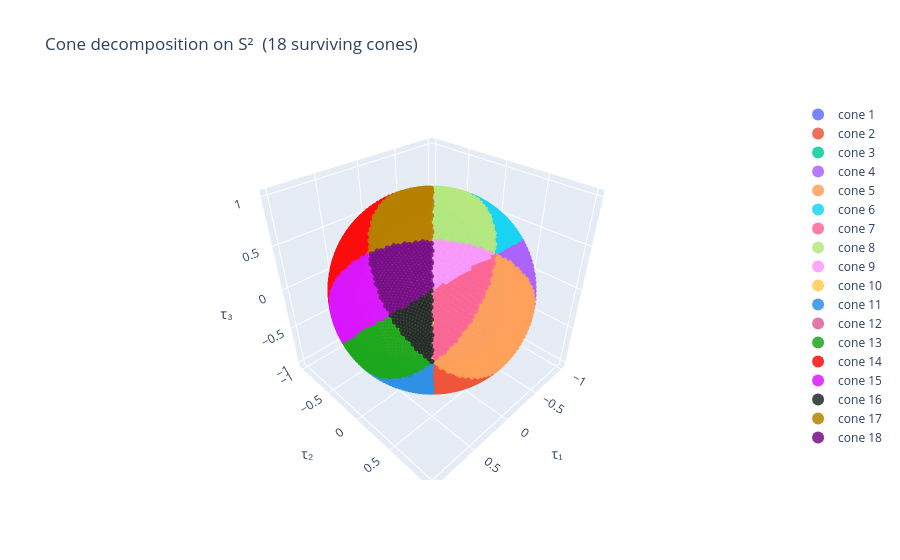
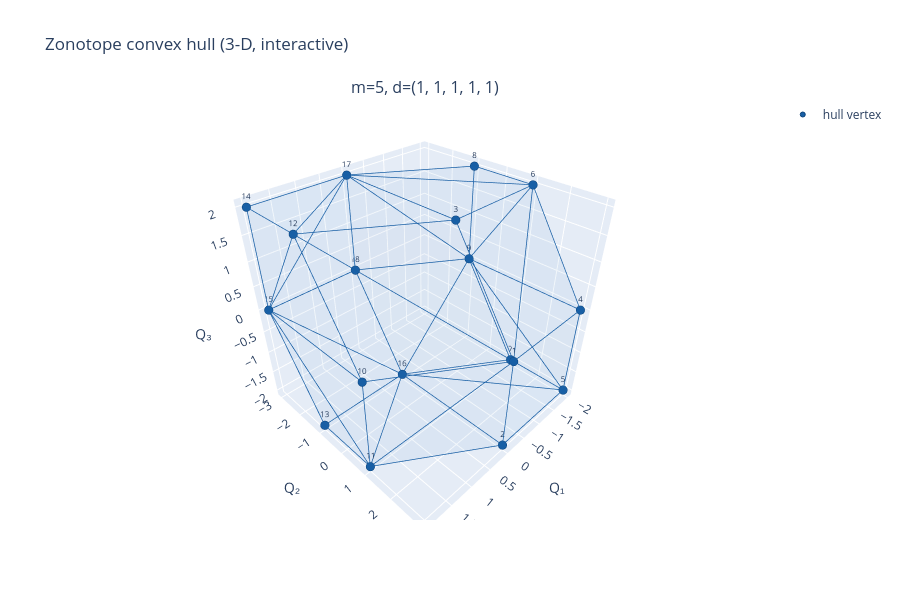
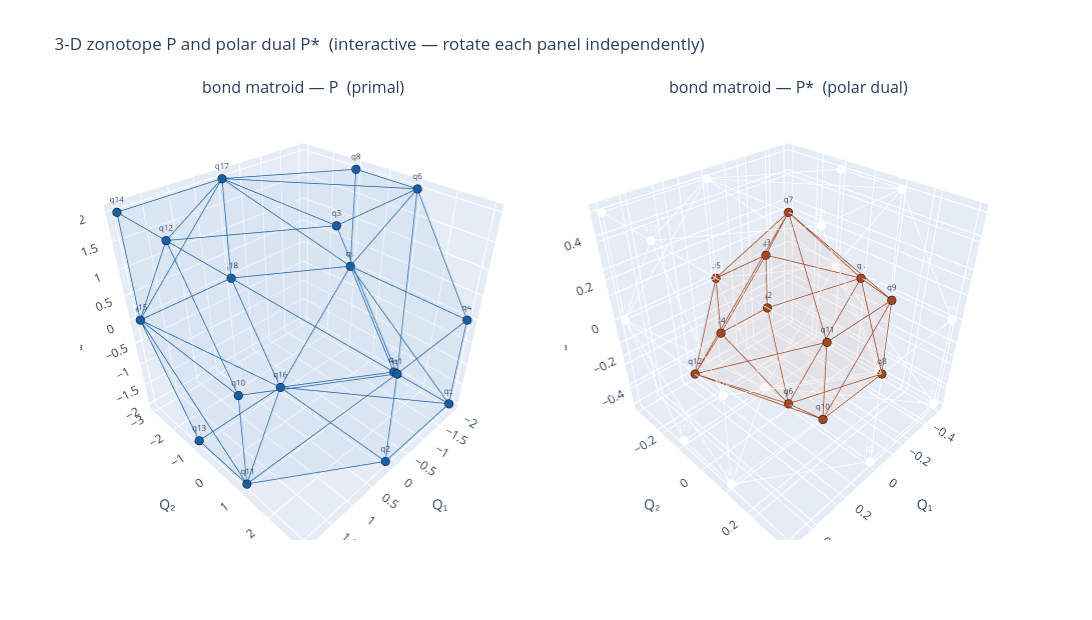

The notebook cell these images were saved under, in order:
### Code cell
# ---------------------------------------------------------------------------
# Same bond matroid, Plotly (rotatable/zoomable) rendering.
# ---------------------------------------------------------------------------
import numpy as np
from pipeline import run_pipeline

A_bond_raw = np.array([
    [ 1,  1,  0],
    [-1,  0,  0],
    [ 0,  1,  0],
    [ 0,  1,  1],
    [ 0,  0, -1],
], dtype=float)

result, figs = run_pipeline(A_bond_raw, basis=[1, 2, 4], interactive=True,
                             titles=['bond matroid'])

### Figure 1 — Plotly figure (JSON) as saved in the notebook; plotly's stock layout.template omitted (floating-point values rounded to 4 significant figures; data arrays with more than 128 entries replaced by an {"elided": "..."} marker saying what was removed)
{"data": [{"hovertemplate": "τ = (%{x:.3f}, %{y:.3f}, %{z:.3f})<extra>cone %{fullData.name}</extra>", "marker": {"color": "#636EFA", "opacity": 0.85, "size": 3}, "mode": "markers", "name": "cone 1", "type": "scatter3d", "x": {"elided": "332 float values"}, "y": {"elided": "332 float values"}, "z": {"elided": "332 float values"}}, {"hovertemplate": "τ = (%{x:.3f}, %{y:.3f}, %{z:.3f})<extra>cone %{fullData.name}</extra>", "marker": {"color": "#EF553B", "opacity": 0.85, "size": 3}, "mode": "markers", "name": "cone 2", "type": "scatter3d", "x": {"elided": "500 float values"}, "y": {"elided": "500 float values"}, "z": {"elided": "500 float values"}}, {"hovertemplate": "τ = (%{x:.3f}, %{y:.3f}, %{z:.3f})<extra>cone %{fullData.name}</extra>", "marker": {"color": "#00CC96", "opacity": 0.85, "size": 3}, "mode": "markers", "name": "cone 3", "type": "scatter3d", "x": {"elided": "168 float values"}, "y": {"elided": "168 float values"}, "z": {"elided": "168 float values"}}, {"hovertemplate": "τ = (%{x:.3f}, %{y:.3f}, %{z:.3f})<extra>cone %{fullData.name}</extra>", "marker": {"color": "#AB63FA", "opacity": 0.85, "size": 3}, "mode": "markers", "name": "cone 4", "type": "scatter3d", "x": {"elided": "498 float values"}, "y": {"elided": "498 float values"}, "z": {"elided": "498 float values"}}, {"hovertemplate": "τ = (%{x:.3f}, %{y:.3f}, %{z:.3f})<extra>cone %{fullData.name}</extra>", "marker": {"color": "#FFA15A", "opacity": 0.85, "size": 3}, "mode": "markers", "name": "cone 5", "type": "scatter3d", "x": {"elided": "999 float values"}, "y": {"elided": "999 float values"}, "z": {"elided": "999 float values"}}, {"hovertemplate": "τ = (%{x:.3f}, %{y:.3f}, %{z:.3f})<extra>cone %{fullData.name}</extra>", "marker": {"color": "#19D3F3", "opacity": 0.85, "size": 3}, "mode": "markers", "name": "cone 6", "type": "scatter3d", "x": {"elided": "501 float values"}, "y": {"elided": "501 float values"}, "z": {"elided": "501 float values"}}, {"hovertemplate": "τ = (%{x:.3f}, %{y:.3f}, %{z:.3f})<extra>cone %{fullData.name}</extra>", "marker": {"color": "#FF6692", "opacity": 0.85, "size": 3}, "mode": "markers", "name": "cone 7", "type": "scatter3d", "x": {"elided": "332 float values"}, "y": {"elided": "332 float values"}, "z": {"elided": "332 float values"}}, {"hovertemplate": "τ = (%{x:.3f}, %{y:.3f}, %{z:.3f})<extra>cone %{fullData.name}</extra>", "marker": {"color": "#B6E880", "opacity": 0.85, "size": 3}, "mode": "markers", "name": "cone 8", "type": "scatter3d", "x": {"elided": "501 float values"}, "y": {"elided": "501 float values"}, "z": {"elided": "501 float values"}}, {"hovertemplate": "τ = (%{x:.3f}, %{y:.3f}, %{z:.3f})<extra>cone %{fullData.name}</extra>", "marker": {"color": "#FF97FF", "opacity": 0.85, "size": 3}, "mode": "markers", "name": "cone 9", "type": "scatter3d", "x": {"elided": "168 float values"}, "y": {"elided": "168 float values"}, "z": {"elided": "168 float values"}}, {"hovertemplate": "τ = (%{x:.3f}, %{y:.3f}, %{z:.3f})<extra>cone %{fullData.name}</extra>", "marker": {"color": "#FECB52", "opacity": 0.85, "size": 3}, "mode": "markers", "name": "cone 10", "type": "scatter3d", "x": {"elided": "166 float values"}, "y": {"elided": "166 float values"}, "z": {"elided": "166 float values"}}, {"hovertemplate": "τ = (%{x:.3f}, %{y:.3f}, %{z:.3f})<extra>cone %{fullData.name}</extra>", "marker": {"color": "#2E91E5", "opacity": 0.85, "size": 3}, "mode": "markers", "name": "cone 11", "type": "scatter3d", "x": {"elided": "501 float values"}, "y": {"elided": "501 float values"}, "z": {"elided": "501 float values"}}, {"hovertemplate": "τ = (%{x:.3f}, %{y:.3f}, %{z:.3f})<extra>cone %{fullData.name}</extra>", "marker": {"color": "#E15F99", "opacity": 0.85, "size": 3}, "mode": "markers", "name": "cone 12", "type": "scatter3d", "x": {"elided": "335 float values"}, "y": {"elided": "335 float values"}, "z": {"elided": "335 float values"}}, {"hovertemplate": "τ = (%{x:.3f}, %{y:.3f}, %{z:.3f})<extra>cone %{fullData.name}</extra>", "marker": {"color": "#1CA71C", "opacity": 0.85, "size": 3}, "mode": "markers", "name": "cone 13", "type": "scatter3d", "x": {"elided": "499 float values"}, "y": {"elided": "499 float values"}, "z": {"elided": "499 float values"}}, {"hovertemplate": "τ = (%{x:.3f}, %{y:.3f}, %{z:.3f})<extra>cone %{fullData.name}</extra>", "marker": {"color": "#FB0D0D", "opacity": 0.85, "size": 3}, "mode": "markers", "name": "cone 14", "type": "scatter3d", "x": {"elided": "999 float values"}, "y": {"elided": "999 float values"}, "z": {"elided": "999 float values"}}, {"hovertemplate": "τ = (%{x:.3f}, %{y:.3f}, %{z:.3f})<extra>cone %{fullData.name}</extra>", "marker": {"color": "#DA16FF", "opacity": 0.85, "size": 3}, "mode": "markers", "name": "cone 15", "type": "scatter3d", "x": {"elided": "501 float values"}, "y": {"elided": "501 float values"}, "z": {"elided": "501 float values"}}, {"hovertemplate": "τ = (%{x:.3f}, %{y:.3f}, %{z:.3f})<extra>cone %{fullData.name}</extra>", "marker": {"color": "#222A2A", "opacity": 0.85, "size": 3}, "mode": "markers", "name": "cone 16", "type": "scatter3d", "x": {"elided": "167 float values"}, "y": {"elided": "167 float values"}, "z": {"elided": "167 float values"}}, {"hovertemplate": "τ = (%{x:.3f}, %{y:.3f}, %{z:.3f})<extra>cone %{fullData.name}</extra>", "marker": {"color": "#B68100", "opacity": 0.85, "size": 3}, "mode": "markers", "name": "cone 17", "type": "scatter3d", "x": {"elided": "500 float values"}, "y": {"elided": "500 float values"}, "z": {"elided": "500 float values"}}, {"hovertemplate": "τ = (%{x:.3f}, %{y:.3f}, %{z:.3f})<extra>cone %{fullData.name}</extra>", "marker": {"color": "#750D86", "opacity": 0.85, "size": 3}, "mode": "markers", "name": "cone 18", "type": "scatter3d", "x": {"elided": "333 float values"}, "y": {"elided": "333 float values"}, "z": {"elided": "333 float values"}}], "layout": {"legend": {"itemsizing": "constant"}, "scene": {"aspectmode": "cube", "xaxis": {"title": {"text": "τ₁"}}, "yaxis": {"title": {"text": "τ₂"}}, "zaxis": {"title": {"text": "τ₃"}}}, "title": {"text": "Cone decomposition on S²  (18 surviving cones)"}}}

### Figure 2 — Plotly figure (JSON) as saved in the notebook; plotly's stock layout.template omitted (floating-point values rounded to 4 significant figures; data arrays with more than 128 entries replaced by an {"elided": "..."} marker saying what was removed)
{"data": [{"color": "rgba(59,139,212,0.18)", "flatshading": true, "hoverinfo": "skip", "i": [0, 0, 0, 0, 10, 10, 5, 5, 14, 14, 14, 14, 15, 15, 15, 15, 15, 15, 8, 8, 8, 8, 8, 8, 16, 16, 16, 16, 16, 16, 16, 16], "j": [4, 4, 11, 11, 0, 0, 0, 0, 10, 11, 11, 10, 4, 4, 10, 10, 14, 14, 4, 4, 5, 5, 15, 15, 11, 11, 5, 5, 14, 14, 8, 8], "k": [1, 3, 9, 2, 1, 9, 2, 3, 9, 9, 13, 12, 6, 1, 12, 1, 12, 17, 3, 6, 3, 7, 6, 17, 2, 13, 7, 2, 13, 17, 7, 17], "name": "hull", "opacity": 0.18, "scene": "scene", "showlegend": false, "type": "mesh3d", "x": [0.0, 0.0, 0.0, -2.0, -2.0, -2.0, -2.0, -2.0, -2.0, 2.0, 2.0, 2.0, 2.0, 2.0, 2.0, 0.0, 0.0, 0.0], "y": [3.0, 3.0, 1.0, 3.0, 3.0, 1.0, 1.0, -1.0, -1.0, 1.0, 1.0, -1.0, -1.0, -3.0, -3.0, -1.0, -3.0, -3.0], "z": [0.0, -2.0, 2.0, 0.0, -2.0, 2.0, -2.0, 2.0, 0.0, 0.0, -2.0, 2.0, -2.0, 2.0, 0.0, -2.0, 2.0, 0.0]}, {"hoverinfo": "skip", "line": {"color": "#185FA5", "width": 1.5}, "mode": "lines", "name": "hull edges", "scene": "scene", "showlegend": false, "type": "scatter3d", "x": {"elided": "288 int values"}, "y": {"elided": "288 int values"}, "z": {"elided": "288 int values"}}, {"hovertemplate": "%{text}<br>(%{x:.3f}, %{y:.3f}, %{z:.3f})<extra>hull</extra>", "marker": {"color": "#185FA5", "line": {"color": "#0C447C", "width": 1}, "size": 5}, "mode": "markers+text", "name": "hull vertex", "scene": "scene", "showlegend": true, "text": ["1", "2", "3", "4", "5", "6", "7", "8", "9", "10", "11", "12", "13", "14", "15", "16", "17", "18"], "textfont": {"size": 8}, "textposition": "top center", "type": "scatter3d", "x": [0.0, 0.0, 0.0, -2.0, -2.0, -2.0, -2.0, -2.0, -2.0, 2.0, 2.0, 2.0, 2.0, 2.0, 2.0, 0.0, 0.0, 0.0], "y": [3.0, 3.0, 1.0, 3.0, 3.0, 1.0, 1.0, -1.0, -1.0, 1.0, 1.0, -1.0, -1.0, -3.0, -3.0, -1.0, -3.0, -3.0], "z": [0.0, -2.0, 2.0, 0.0, -2.0, 2.0, -2.0, 2.0, 0.0, 0.0, -2.0, 2.0, -2.0, 2.0, 0.0, -2.0, 2.0, 0.0]}], "layout": {"annotations": [{"font": {"size": 16}, "showarrow": false, "text": "m=5, d=(1, 1, 1, 1, 1)", "x": 0.5, "xanchor": "center", "xref": "paper", "y": 1, "yanchor": "bottom", "yref": "paper"}], "height": 600, "scene": {"aspectmode": "cube", "domain": {"x": [0, 1], "y": [0, 1]}, "xaxis": {"title": {"text": "Q₁"}}, "yaxis": {"title": {"text": "Q₂"}}, "zaxis": {"title": {"text": "Q₃"}}}, "title": {"text": "Zonotope convex hull (3-D, interactive)"}}}

### Figure 3 — Plotly figure (JSON) as saved in the notebook; plotly's stock layout.template omitted (floating-point values rounded to 4 significant figures; data arrays with more than 128 entries replaced by an {"elided": "..."} marker saying what was removed)
{"data": [{"color": "rgba(59,139,212,0.18)", "flatshading": true, "hoverinfo": "skip", "i": [0, 0, 0, 0, 10, 10, 5, 5, 14, 14, 14, 14, 15, 15, 15, 15, 15, 15, 8, 8, 8, 8, 8, 8, 16, 16, 16, 16, 16, 16, 16, 16], "j": [4, 4, 11, 11, 0, 0, 0, 0, 10, 11, 11, 10, 4, 4, 10, 10, 14, 14, 4, 4, 5, 5, 15, 15, 11, 11, 5, 5, 14, 14, 8, 8], "k": [1, 3, 9, 2, 1, 9, 2, 3, 9, 9, 13, 12, 6, 1, 12, 1, 12, 17, 3, 6, 3, 7, 6, 17, 2, 13, 7, 2, 13, 17, 7, 17], "name": "P", "opacity": 0.18, "scene": "scene", "showlegend": false, "type": "mesh3d", "x": [0.0, 0.0, 0.0, -2.0, -2.0, -2.0, -2.0, -2.0, -2.0, 2.0, 2.0, 2.0, 2.0, 2.0, 2.0, 0.0, 0.0, 0.0], "y": [3.0, 3.0, 1.0, 3.0, 3.0, 1.0, 1.0, -1.0, -1.0, 1.0, 1.0, -1.0, -1.0, -3.0, -3.0, -1.0, -3.0, -3.0], "z": [0.0, -2.0, 2.0, 0.0, -2.0, 2.0, -2.0, 2.0, 0.0, 0.0, -2.0, 2.0, -2.0, 2.0, 0.0, -2.0, 2.0, 0.0]}, {"hoverinfo": "skip", "line": {"color": "#185FA5", "width": 1.5}, "mode": "lines", "name": "P edges", "scene": "scene", "showlegend": false, "type": "scatter3d", "x": {"elided": "288 int values"}, "y": {"elided": "288 int values"}, "z": {"elided": "288 int values"}}, {"hovertemplate": "%{text}<br>(%{x:.4f}, %{y:.4f}, %{z:.4f})<extra></extra>", "marker": {"color": "#185FA5", "line": {"color": "black", "width": 0.5}, "size": 5}, "mode": "markers+text", "name": "P vertices", "scene": "scene", "showlegend": false, "text": ["q1", "q2", "q3", "q4", "q5", "q6", "q7", "q8", "q9", "q10", "q11", "q12", "q13", "q14", "q15", "q16", "q17", "q18"], "textfont": {"size": 8}, "textposition": "top center", "type": "scatter3d", "x": [0.0, 0.0, 0.0, -2.0, -2.0, -2.0, -2.0, -2.0, -2.0, 2.0, 2.0, 2.0, 2.0, 2.0, 2.0, 0.0, 0.0, 0.0], "y": [3.0, 3.0, 1.0, 3.0, 3.0, 1.0, 1.0, -1.0, -1.0, 1.0, 1.0, -1.0, -1.0, -3.0, -3.0, -1.0, -3.0, -3.0], "z": [0.0, -2.0, 2.0, 0.0, -2.0, 2.0, -2.0, 2.0, 0.0, 0.0, -2.0, 2.0, -2.0, 2.0, 0.0, -2.0, 2.0, 0.0]}, {"color": "rgba(212,112,59,0.18)", "flatshading": true, "hoverinfo": "skip", "i": [5, 9, 9, 1, 10, 10, 4, 8, 8, 8, 3, 3, 3, 2, 2, 2, 8, 8, 2, 2], "j": [7, 5, 5, 5, 6, 9, 6, 6, 7, 10, 1, 5, 4, 6, 1, 4, 10, 9, 3, 3], "k": [0, 11, 7, 0, 11, 11, 11, 0, 0, 6, 5, 11, 11, 0, 0, 6, 9, 7, 4, 1], "name": "P*", "opacity": 0.18, "scene": "scene2", "showlegend": false, "type": "mesh3d", "x": [-0.5, -0.3333, -0.3333, -0.0, 0.0, 0.0, 0.0, 0.0, 0.0, 0.3333, 0.3333, 0.5], "y": [-0.0, -0.3333, -0.3333, -0.3333, -0.3333, 0.0, 0.0, 0.3333, 0.3333, 0.3333, 0.3333, 0.0], "z": [0.0, -0.3333, 0.0, -0.3333, 0.0, -0.5, 0.5, 0.0, 0.3333, 0.0, 0.3333, -0.0]}, {"hoverinfo": "skip", "line": {"color": "#A5471F", "width": 1.5}, "mode": "lines", "name": "P* edges", "scene": "scene2", "showlegend": false, "type": "scatter3d", "x": {"elided": "180 float values"}, "y": {"elided": "180 float values"}, "z": {"elided": "180 float values"}}, {"hovertemplate": "%{text}<br>(%{x:.4f}, %{y:.4f}, %{z:.4f})<extra></extra>", "marker": {"color": "#A5471F", "line": {"color": "black", "width": 0.5}, "size": 5}, "mode": "markers+text", "name": "P* vertices", "scene": "scene2", "showlegend": false, "text": ["q1", "q2", "q3", "q4", "q5", "q6", "q7", "q8", "q9", "q10", "q11", "q12"], "textfont": {"size": 8}, "textposition": "top center", "type": "scatter3d", "x": [-0.5, -0.3333, -0.3333, -0.0, 0.0, 0.0, 0.0, 0.0, 0.0, 0.3333, 0.3333, 0.5], "y": [-0.0, -0.3333, -0.3333, -0.3333, -0.3333, 0.0, 0.0, 0.3333, 0.3333, 0.3333, 0.3333, 0.0], "z": [0.0, -0.3333, 0.0, -0.3333, 0.0, -0.5, 0.5, 0.0, 0.3333, 0.0, 0.3333, -0.0]}], "layout": {"annotations": [{"font": {"size": 16}, "showarrow": false, "text": "bond matroid — P  (primal)", "x": 0.24, "xanchor": "center", "xref": "paper", "y": 1, "yanchor": "bottom", "yref": "paper"}, {"font": {"size": 16}, "showarrow": false, "text": "bond matroid — P*  (polar dual)", "x": 0.76, "xanchor": "center", "xref": "paper", "y": 1, "yanchor": "bottom", "yref": "paper"}], "height": 620, "scene": {"aspectmode": "cube", "domain": {"x": [0, 0.48], "y": [0, 1]}, "xaxis": {"title": {"text": "Q₁"}}, "yaxis": {"title": {"text": "Q₂"}}, "zaxis": {"title": {"text": "Q₃"}}}, "scene2": {"aspectmode": "cube", "domain": {"x": [0.52, 1], "y": [0, 1]}, "xaxis": {"title": {"text": "Q₁"}}, "yaxis": {"title": {"text": "Q₂"}}, "zaxis": {"title": {"text": "Q₃"}}}, "title": {"text": "3-D zonotope P and polar dual P*  (interactive — rotate each panel independently)"}, "width": 1240}}
